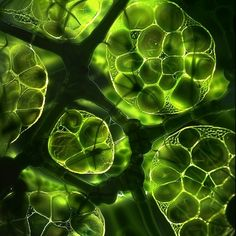
#> input picture images/microscop1.jpg, 236 x 236 px
$ python readImage1.py
#> lines starting #> are read from the running program, lines starting #| are printed output that depends on the picture
import numpy as np
#from scipy.ndimage import imread, imsave
from PIL import Image

img_url = Image.open('images/microscop1.jpg')
#> img_url is the input picture: PIL image 236x236 RGB; mean R, G, B 58.6, 86.7, 18.2

img = np.array(img_url)

print(img)
#> (printed output is left out)
print(img.dtype, img.shape)
#| uint8 (236, 236, 3)

#tinted_Img = img * [0., 0., 1.]
#tinted_Img = img * [0., 1., 0.]
tinted_Img = img * [0., 0., 1.]
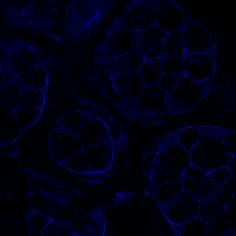
#> tinted_Img: shape (236, 236, 3) float64; mean R, G, B 0, 0, 18.2
tinted_Img = np.clip(tinted_Img, 0, 255).astype(np.uint8)
Image.fromarray(tinted_Img).save('images/outputImgs/tinted5.jpg')

$ run again, with images/microscop3.jpg copied over images/microscop1.jpg
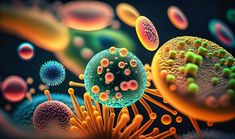
#> input picture images/microscop3.jpg, 235 x 139 px
#> img_url is the input picture: PIL image 235x139 RGB; mean R, G, B 101.6, 84, 60.6
#> (printed output is left out)
#| uint8 (139, 235, 3)
#> `tinted_Img = img * [0., 0., 1.]`:
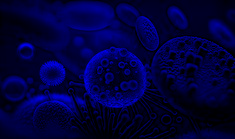
#> tinted_Img: shape (139, 235, 3) float64; mean R, G, B 0, 0, 60.6
